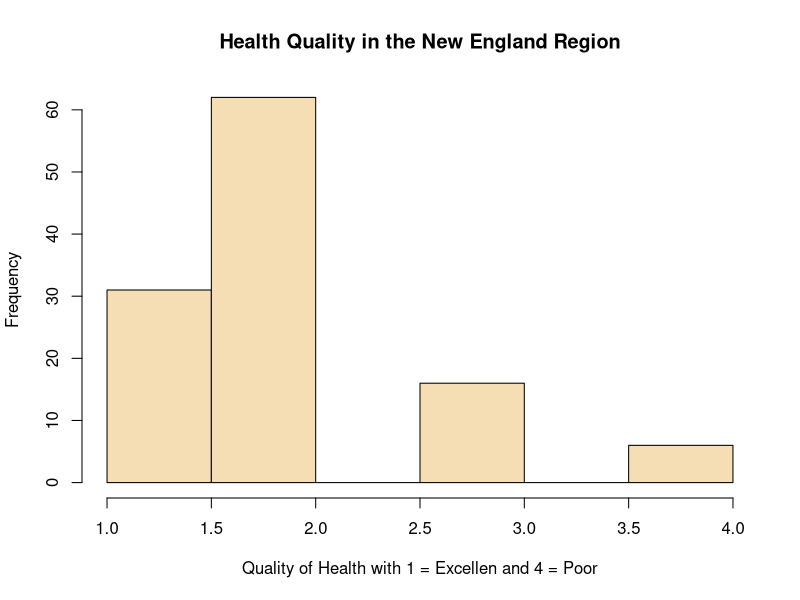

Source code (R): (Note: this script raises an error after producing the figure.)
## ---- chunk 1
######################################################################
#
#  Final Project: Qaulity of Health by Regions of the Unites States
#
######################################################################
# We will first run a package to read data into R.

library(haven)

# there is also a package "foreign" that was showned in class, but "haven" works better. 
# For this projedct, I will use GSS2016. GSS2016 was downloaded from this link:
# http://gss.norc.org/Documents/spss/2016_spss.zip

# The datafile was placed in work folder and loaded:

gss <- read_dta("GSS2016.DTA")
###################### 1. Working with data #################

# Find out the variable names using this command

gss_var <- colnames(gss)

#Refer to the GSS codebook for what's in each variable.

head(gss$health, 10) #displays the first 10 observation for the variable health
head(gss$region, 10) #dipsplas the first 10 observation for the variable region.

# Let's look at some descriptive statistics for our two variables. Given that both
# are categorical it doesn't make sense to look at mean, median or quantiles.
# We can plot some figures to visualize disbrution, however. For instant histograms. 

health_reg1 <-(gss$health[gss$region == 1]) 
hist(health_reg1, breaks = 10, main = "Health Quality in the New England Region", col = "Wheat", ylab = "Frequency", xlab = "Quality of Health with 1 = Excellen and 4 = Poor") # distrtibution of health for people in region 1
whealth_reg2 <-(gss$health[gss$region == 2]) 
hist(health_reg2, 10, main = "Health Quality in the Middle Atlantic Region", col = "wheat", ylab = "Frequency", xlab = "Quality of Health with 1 = Excellen and 4 = Poor", cex.lab = 1,5, cex.main = 1.4) # distrtibution of health for people in region 2
health_reg3 <-(gss$health[gss$region == 3]) 
hist(health_reg3, 10, main = "Health Quality in East the North Central Region", col = "wheat", ylab = "Frequency", xlab = "Quality of Health with 1 = Excellen and 4 = Poor", cex.lab = 1,5, cex.main = 1.4) # distrtibution of health for people in region 3
health_reg4 <-(gss$health[gss$region == 4]) 
hist(health_reg4, 10, main = "Health Quality in the West North Central Region", col = "wheat", ylab = "Frequency", xlab = "Quality of Health with 1 = Excellen and 4 = Poor", cex.lab = 1,5, cex.main = 1.4) # distrtibution of health for people in region 4
health_reg5 <-(gss$health[gss$region == 5])
hist(health_reg5, 10, main = "Health Quality in the South Atlantic Region", col = "wheat", ylab = "Frequency", xlab = "Quality of Health with 1 = Excellen and 4 = Poor", cex.lab = 1,5, cex.main = 1.4) # distrtibution of health for people in region 5
health_reg6 <-(gss$health[gss$region == 6]) 
hist(health_reg6, 10, main = "Health Quality in the East South Central Region", col = "wheat", ylab = "Frequency", xlab = "Quality of Health with 1 = Excellen and 4 = Poor", cex.lab = 1,5, cex.main = 1.4) # distrtibution of health for people in region 6
health_reg7 <-(gss$health[gss$region == 7]) 
hist(health_reg7, 10, main = "Health Quality in the West South Central Region", col = "wheat", ylab = "Frequency", xlab = "Quality of Health with 1 = Excellen and 4 = Poor", cex.lab = 1,5, cex.main = 1.4) # distrtibution of health for people in region 7
health_reg8 <-(gss$health[gss$region == 8]) 
hist(health_reg8, 10, main = "Health Quality in the Mountain Region", col = "wheat", ylab = "Frequency", xlab = "Quality of Health with 1 = Excellen and 4 = Poor", cex.lab = 1,5, cex.main = 1.4) # distrtibution of health for people in region 8
health_reg9 <-(gss$health[gss$region == 9]) 
hist(health_reg9, 10, main = "Health Quality in the Pacific Region", col = "wheat", ylab = "Frequency", xlab = "Quality of Health with 1 = Excellen and 4 = Poor", cex.lab = 1,5, cex.main = 1.4) # distrtibution of health for people in region 9

#plots health status by region
health_status <-structure(list(NE=table(health_reg1), MA=table(health_reg2), EN=table(health_reg3), WN=table(health_reg4), SA=table(health_reg5), ES=table(health_reg6), WS=table(health_reg7), MO=table(health_reg8), PA=table(health_reg9)), .Names=c("New England", "Middle Atlantic", "E. Nor. Central", "W. Nor. Central", "South Atlantic", "E. Sou. Central", "W. Sou. Central", "Mountain", "Pacific"), class="data.frame", row.names=c("Excellent", "Good", "Fair", "Poor"))
barplot(as.matrix(health_status), main="Quality of Health by Region in the U.S.", ylab = "Number of People", xlab = "Regions in the U.S.", cex.lab = 1.5, cex.main = 1.4, beside=TRUE, col = c("dodgerblue", "pink", "yellow", "purple" ))
legend("topright", c("Excellent", "Good", "Fair", "Poor"), cex = 1.3, bty = "n", fill = c("dodgerblue", "pink", "yellow", "purple" ))


# To see if there is relationship between health and region I'll use regression.

lm(formula = health ~ factor(region), data = gss) # compares each region base on the health of the average person in the region
summary(lm(formula = health ~ factor(region), data = gss)) # gives F and P statistics

lm(formula = health ~ factor(region) + educ +income, data = gss) # controls for other variables such as education and income.

summary(lm(formula = health ~ factor(region) + educ +income, data = gss)) #gives the F and P statistics


